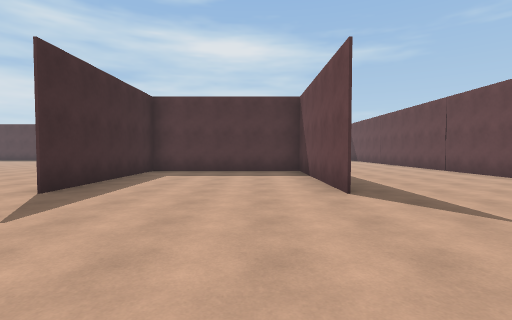
View 1 (above)

24 first-person views from a walk through a Unity game level. The camera is 1.4 m above the floor, tilts 2° down and sees 85° across. The floor is counted in squares, 2 m on a side. Each view is taken from the middle of a square. On the plan, view 1 faces up. The plan holds only what a view shows up to about 9 squares ahead; the rest is blank.

View 2
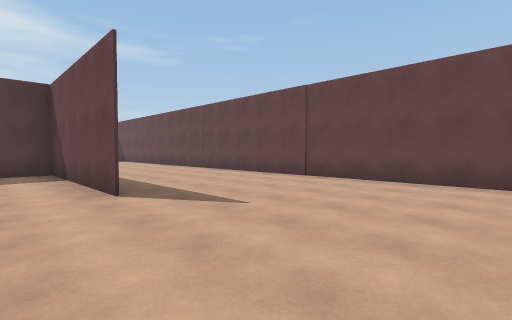

View 3
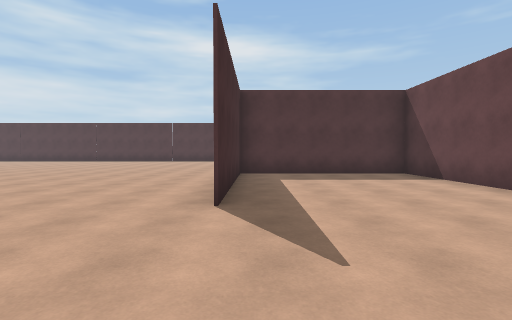

View 4
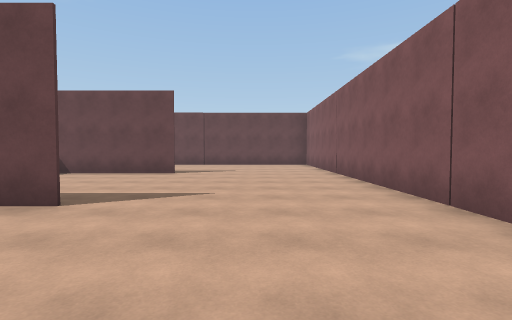

View 5
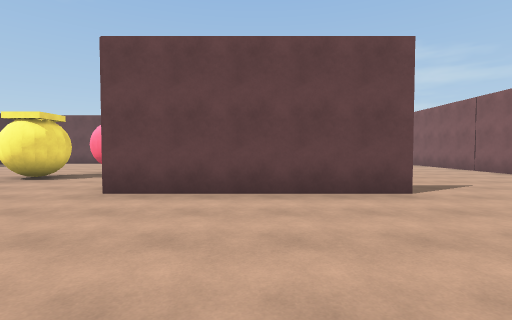

View 6
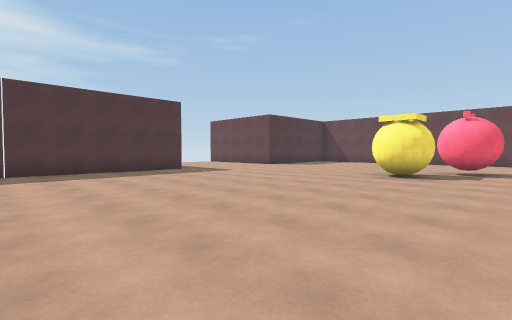

View 7
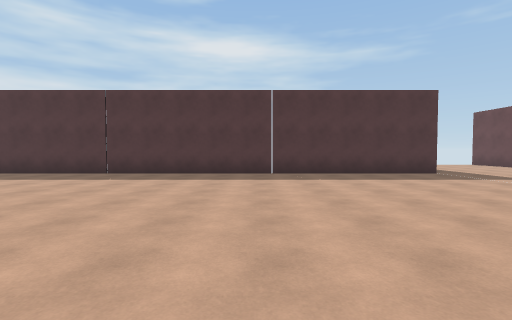

View 8
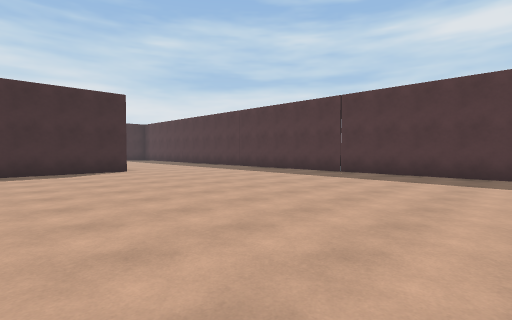

View 9
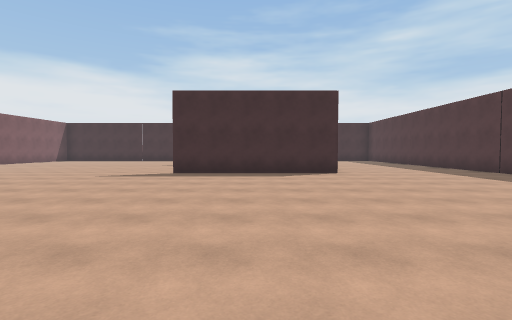

View 10
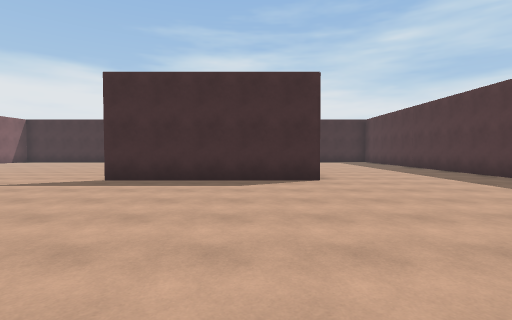

View 11
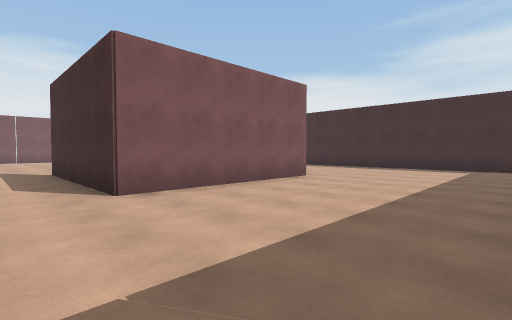

View 12
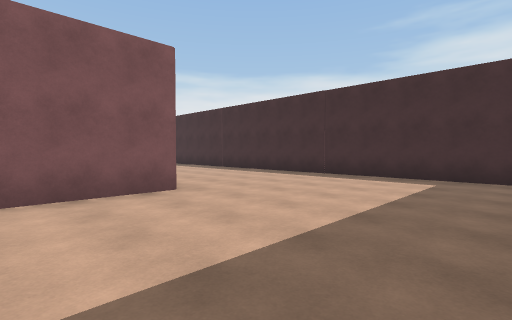

View 13
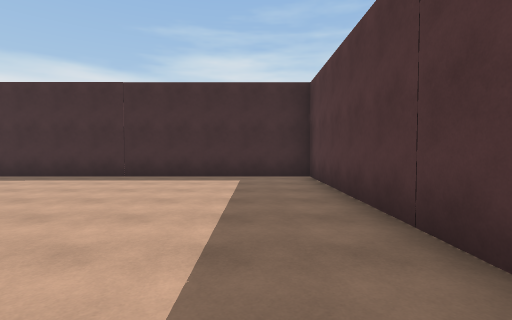

View 14
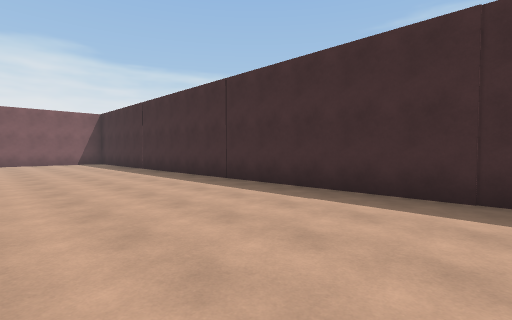

View 15
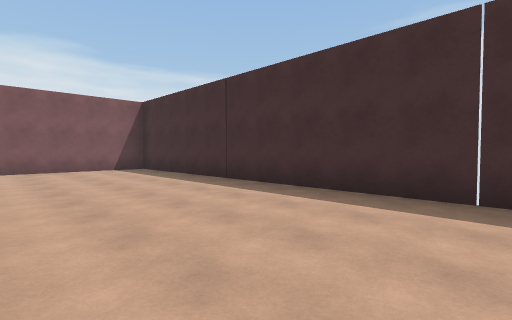

View 16
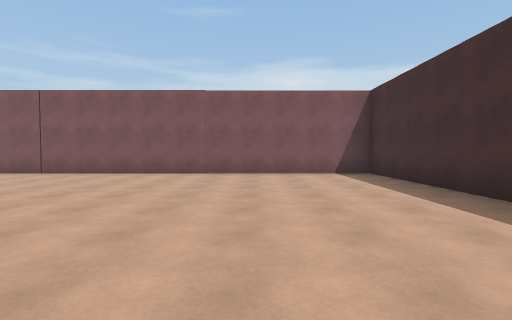

View 17
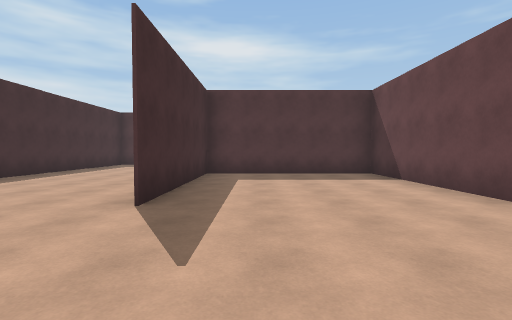

View 18
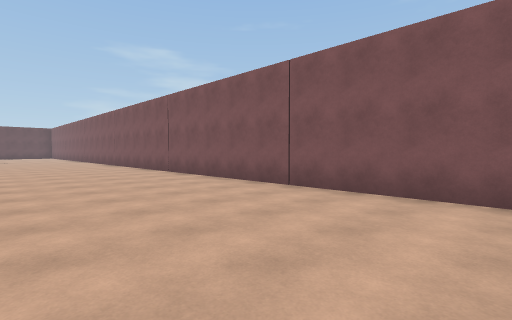

View 19
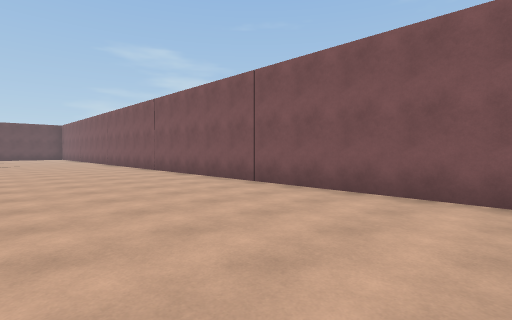

View 20
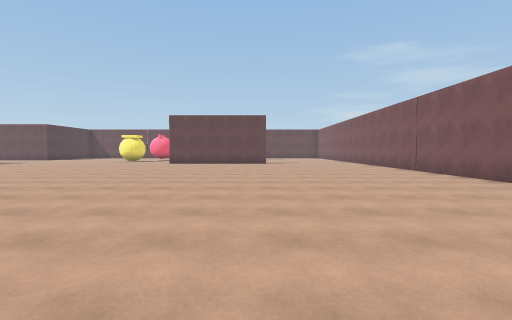

View 21
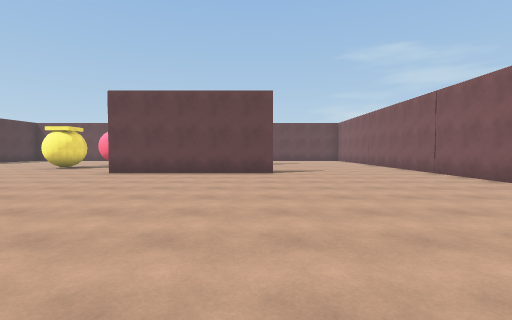

View 22
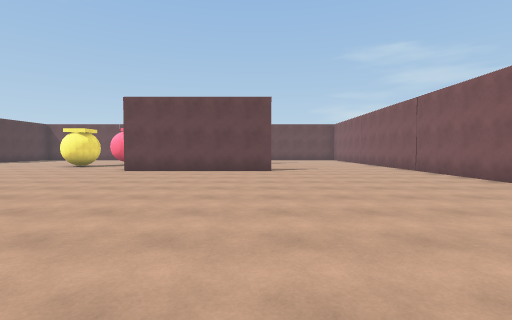

View 23
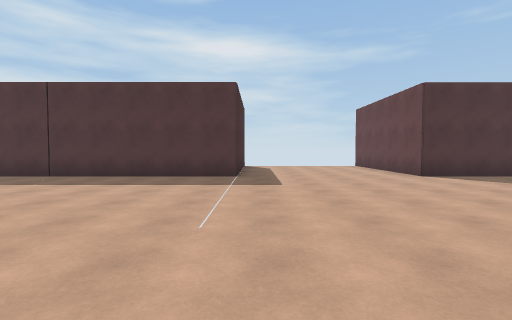

View 24
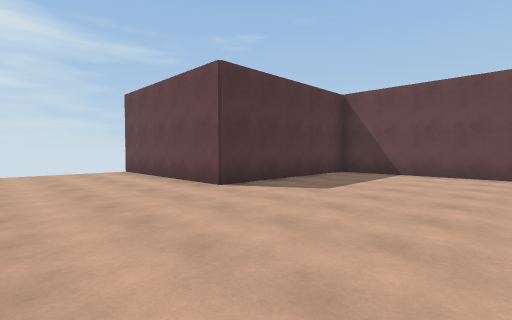

### Floor plan
Points are (right, up) in squares from view 1. A wall is a line through its corners. A room is listed if a view was taken in it or the views show most of it. See-through windows are left out.
Room 1 (views 1, 2, 3, 4, 5, 6, 7, 8, 9, 10, 11, 12, 13, 14, 15, 16, 17, 18, 19, 20, 21, 22, 23, 24)
walls: (-18.5, 9.8) (-18.5, 14.4) (-23.5, 14.4) (-23.5, 9.4); (-7.1, -0.5) (2, -0.5); (-3.5, 21) (-3.5, 19.4) (-28.4, 19.4) (-28.4, -0.5) (-9, -0.5); (-23.6, 14.5) (-18.5, 14.5) (-18.5, 9.4); (1.5, 4.4) (1.5, 9.4) (-3.5, 9.4) (-3.5, 4.4) (-3.5, 9.5); (6.5, 15.2) (6.5, 19.4) (1.5, 19.4) (1.5, 24.4); (6.5, 0.2) (6.5, 9.1)
objects: other object (-1, 12) to (-1, 13); other object (0, 11) to (1, 12)

Positions as (right, up) in squares from view 1, and headings:
1: (0, 0), facing up
2: (0, 0), facing up-right
3: (-3, 1), facing up
4: (-7, 2), facing right
5: (-8, 7), facing right
6: (-9, 10), facing up-right
7: (-9, 11), facing up
8: (-9, 11), facing up-left
9: (-10, 12), facing left
10: (-12, 13), facing left
11: (-17, 19), facing down-left
12: (-21, 19), facing down-left
13: (-21, 18), facing left
14: (-24, 15), facing down-left
15: (-24, 10), facing down-left
16: (-25, 8), facing down
17: (-22, 6), facing up
18: (-22, 4), facing down-right
19: (-18, 4), facing down-right
20: (-18, 5), facing right
21: (-12, 5), facing right
22: (-13, 5), facing right
23: (-3, 12), facing up
24: (-2, 15), facing up-right
